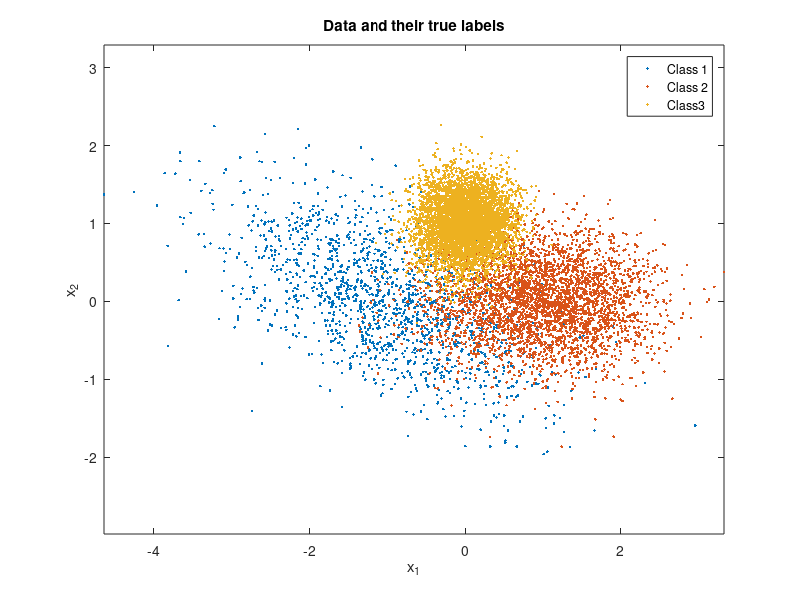

Source code (MATLAB): (Note: this script raises an error after producing the figure.)
m(:,1) = [-1;0]; Sigma(:,:,1) = 0.1*[10 -4;-4,5]; % mean and covariance of data pdf conditioned on label 3
m(:,2) = [1;0]; Sigma(:,:,2) = 0.1*[5 0;0,2]; % mean and covariance of data pdf conditioned on label 2
m(:,3) = [0;1]; Sigma(:,:,3) = 0.1*eye(2); % mean and covariance of data pdf conditioned on label 1
classPriors = [0.15,0.35,0.5]; thr = [0,cumsum(classPriors)];
N = 10000; u = rand(1,N); L = zeros(1,N); x = zeros(2,N);
figure(1),clf, colorList = 'rbg';
record_N = zeros(1,3);
for l = 1:3
    indices = find(thr(l)<=u & u<thr(l+1)); % if u happens to be precisely 1, that sample will get omitted - needs to be fixed
    L(1,indices) = l*ones(1,length(indices));
    x(:,indices) = mvnrnd(m(:,l),Sigma(:,:,l),length(indices))';
    record_N(l) = length(indices); % count the numer of samples for each class
    figure(1), plot(x(1,indices),x(2,indices),'.','MarkerFaceColor',colorList(l)); axis equal, hold on,
end
legend('Class 1','Class 2', 'Class3'), 
title('Data and their true labels'),
xlabel('x_1'), ylabel('x_2'), 

poss = zeros(N,3); % 	posterior probability of 3 classes
for l = 1: 3
    poss(:,l) = evalGaussian(x, m(:,l), Sigma(:,:,l))*classPriors(l);
end

decision = zeros(1, N); % make decisions
for l=1:N
    decision(l)= find(poss(l,:) == max(poss(l,:)));
end

confusion = zeros(3);
error_p = zeros(3);
for r=1:3
    for c=1:3
        confusion(r,c) = length(find(decision==r & L==c)); % confusion matrix where the decision is r and the true lable is c
        error_p(r,c) = confusion(r,c)/record_N(c);
    end
end

errors = N - (confusion(1,1)+ confusion(2,2)+ confusion(3,3)) % total errors

error_probability = errors/N % estimate probability of error


figure(2), % class 1 circle, class 2 +, class 3 x, correct green, incorrect red
plot(x(1, find(decision==1 & L==1)),x(2, find(decision==1 & L==1)),'og'); hold on,
plot(x(1,find(decision==2 & L==2)), x(2,find(decision==2 & L==2)),'+g'); hold on,
plot(x(1,find(decision==3 & L==3)), x(2,find(decision==3 & L==3)),'xg'); hold on,
plot(x(1,find(decision~=1 & L==1)), x(2,find(decision~=1 & L==1)),'or'); hold on,
plot(x(1,find(decision~=2 & L==2)), x(2,find(decision~=2 & L==2)),'+b'); hold on,
plot(x(1,find(decision~=3 & L==3)), x(2,find(decision~=3 & L==3)),'xy'); hold on,
axis equal,

% including the contour at level 0 which is the decision boundary
legend('Correct decisions for data from Class 1', 'Correct decisions for data from Class 2',  'Correct decisions for data from Class 3', 'Wrong decisions for data from Class 1','Wrong decisions for data from Class 2','Wrong decisions for data from Class 3'), 
title('Data and their classifier decisions versus true labels'),
xlabel('x_1'), ylabel('x_2'),




function g = evalGaussian(x,mu,Sigma)
% Evaluates the Gaussian pdf N(mu,Sigma) at each coumn of X
[n,N] = size(x);
C = ((2*pi)^n * det(Sigma))^(-1/2);
E = -0.5*sum((x-repmat(mu,1,N)).*(inv(Sigma)*(x-repmat(mu,1,N))),1);
g = C*exp(E);
end
